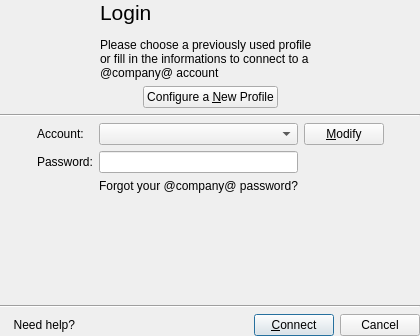
<ui version="4.0" >
 <author></author>
 <comment></comment>
 <exportmacro></exportmacro>
 <class>LogAccount</class>
 <widget class="QWidget" name="LogAccount" >
  <property name="geometry" >
   <rect>
    <x>0</x>
    <y>0</y>
    <width>420</width>
    <height>336</height>
   </rect>
  </property>
  <property name="windowTitle" >
   <string>@product@ - Login</string>
  </property>
  <layout class="QGridLayout" >
   <property name="margin" >
    <number>0</number>
   </property>
   <property name="spacing" >
    <number>6</number>
   </property>
   <item row="2" column="0" colspan="3" >
    <widget class="Line" name="line" >
     <property name="orientation" >
      <enum>Qt::Horizontal</enum>
     </property>
    </widget>
   </item>
   <item row="0" column="0" colspan="3" >
    <widget class="QLabel" name="loginLabel" >
     <property name="palette" >
      <palette>
       <active>
        <color>
         <red>0</red>
         <green>0</green>
         <blue>0</blue>
        </color>
        <color>
         <red>212</red>
         <green>208</green>
         <blue>200</blue>
        </color>
        <color>
         <red>255</red>
         <green>255</green>
         <blue>255</blue>
        </color>
        <color>
         <red>234</red>
         <green>229</green>
         <blue>220</blue>
        </color>
        <color>
         <red>128</red>
         <green>128</green>
         <blue>128</blue>
        </color>
        <color>
         <red>141</red>
         <green>139</green>
         <blue>133</blue>
        </color>
        <color>
         <red>255</red>
         <green>255</green>
         <blue>255</blue>
        </color>
        <color>
         <red>255</red>
         <green>255</green>
         <blue>255</blue>
        </color>
        <color>
         <red>0</red>
         <green>0</green>
         <blue>0</blue>
        </color>
        <color>
         <red>255</red>
         <green>255</green>
         <blue>255</blue>
        </color>
        <color>
         <red>212</red>
         <green>208</green>
         <blue>200</blue>
        </color>
        <color>
         <red>64</red>
         <green>64</green>
         <blue>64</blue>
        </color>
        <color>
         <red>10</red>
         <green>36</green>
         <blue>106</blue>
        </color>
        <color>
         <red>255</red>
         <green>255</green>
         <blue>255</blue>
        </color>
        <color>
         <red>0</red>
         <green>0</green>
         <blue>255</blue>
        </color>
        <color>
         <red>255</red>
         <green>0</green>
         <blue>255</blue>
        </color>
        <color>
         <red>232</red>
         <green>232</green>
         <blue>232</blue>
        </color>
       </active>
       <inactive>
        <color>
         <red>0</red>
         <green>0</green>
         <blue>0</blue>
        </color>
        <color>
         <red>212</red>
         <green>208</green>
         <blue>200</blue>
        </color>
        <color>
         <red>255</red>
         <green>255</green>
         <blue>255</blue>
        </color>
        <color>
         <red>234</red>
         <green>229</green>
         <blue>220</blue>
        </color>
        <color>
         <red>128</red>
         <green>128</green>
         <blue>128</blue>
        </color>
        <color>
         <red>141</red>
         <green>139</green>
         <blue>133</blue>
        </color>
        <color>
         <red>255</red>
         <green>255</green>
         <blue>255</blue>
        </color>
        <color>
         <red>255</red>
         <green>255</green>
         <blue>255</blue>
        </color>
        <color>
         <red>0</red>
         <green>0</green>
         <blue>0</blue>
        </color>
        <color>
         <red>255</red>
         <green>255</green>
         <blue>255</blue>
        </color>
        <color>
         <red>212</red>
         <green>208</green>
         <blue>200</blue>
        </color>
        <color>
         <red>64</red>
         <green>64</green>
         <blue>64</blue>
        </color>
        <color>
         <red>212</red>
         <green>208</green>
         <blue>200</blue>
        </color>
        <color>
         <red>0</red>
         <green>0</green>
         <blue>0</blue>
        </color>
        <color>
         <red>0</red>
         <green>0</green>
         <blue>255</blue>
        </color>
        <color>
         <red>255</red>
         <green>0</green>
         <blue>255</blue>
        </color>
        <color>
         <red>232</red>
         <green>232</green>
         <blue>232</blue>
        </color>
       </inactive>
       <disabled>
        <color>
         <red>106</red>
         <green>104</green>
         <blue>100</blue>
        </color>
        <color>
         <red>212</red>
         <green>208</green>
         <blue>200</blue>
        </color>
        <color>
         <red>255</red>
         <green>255</green>
         <blue>255</blue>
        </color>
        <color>
         <red>233</red>
         <green>231</green>
         <blue>227</blue>
        </color>
        <color>
         <red>128</red>
         <green>128</green>
         <blue>128</blue>
        </color>
        <color>
         <red>141</red>
         <green>139</green>
         <blue>133</blue>
        </color>
        <color>
         <red>106</red>
         <green>104</green>
         <blue>100</blue>
        </color>
        <color>
         <red>255</red>
         <green>255</green>
         <blue>255</blue>
        </color>
        <color>
         <red>106</red>
         <green>104</green>
         <blue>100</blue>
        </color>
        <color>
         <red>212</red>
         <green>208</green>
         <blue>200</blue>
        </color>
        <color>
         <red>212</red>
         <green>208</green>
         <blue>200</blue>
        </color>
        <color>
         <red>0</red>
         <green>0</green>
         <blue>0</blue>
        </color>
        <color>
         <red>10</red>
         <green>36</green>
         <blue>106</blue>
        </color>
        <color>
         <red>255</red>
         <green>255</green>
         <blue>255</blue>
        </color>
        <color>
         <red>0</red>
         <green>0</green>
         <blue>255</blue>
        </color>
        <color>
         <red>255</red>
         <green>0</green>
         <blue>255</blue>
        </color>
        <color>
         <red>232</red>
         <green>232</green>
         <blue>232</blue>
        </color>
       </disabled>
      </palette>
     </property>
     <property name="text" >
      <string>&lt;span style="font-size:16pt;">Login&lt;/span>&lt;br>&lt;br>&lt;span>Please choose a previously used profile&lt;br/> or fill in the informations to connect to a&lt;br/> @company@ account&lt;/span></string>
     </property>
     <property name="alignment" >
      <set>Qt::AlignLeading|Qt::AlignLeft|Qt::AlignVCenter</set>
     </property>
     <property name="indent" >
      <number>100</number>
     </property>
    </widget>
   </item>
   <item row="1" column="0" colspan="3" >
    <layout class="QGridLayout" >
     <property name="margin" >
      <number>0</number>
     </property>
     <property name="spacing" >
      <number>6</number>
     </property>
     <item row="0" column="0" >
      <spacer>
       <property name="orientation" >
        <enum>Qt::Horizontal</enum>
       </property>
       <property name="sizeHint" >
        <size>
         <width>86</width>
         <height>20</height>
        </size>
       </property>
      </spacer>
     </item>
     <item row="0" column="2" >
      <spacer>
       <property name="orientation" >
        <enum>Qt::Horizontal</enum>
       </property>
       <property name="sizeHint" >
        <size>
         <width>85</width>
         <height>20</height>
        </size>
       </property>
      </spacer>
     </item>
     <item row="0" column="1" >
      <widget class="QPushButton" name="createNewAccount" >
       <property name="text" >
        <string>Configure a &amp;New Profile</string>
       </property>
      </widget>
     </item>
    </layout>
   </item>
   <item row="5" column="0" colspan="3" >
    <widget class="Line" name="line_2" >
     <property name="orientation" >
      <enum>Qt::Horizontal</enum>
     </property>
    </widget>
   </item>
   <item row="4" column="1" >
    <spacer>
     <property name="orientation" >
      <enum>Qt::Vertical</enum>
     </property>
     <property name="sizeHint" >
      <size>
       <width>41</width>
       <height>23</height>
      </size>
     </property>
    </spacer>
   </item>
   <item row="6" column="0" colspan="3" >
    <layout class="QHBoxLayout" >
     <property name="margin" >
      <number>0</number>
     </property>
     <property name="spacing" >
      <number>6</number>
     </property>
     <item>
      <widget class="QLabel" name="label_4" >
       <property name="text" >
        <string/>
       </property>
       <property name="pixmap" >
        <pixmap resource="../../../../resources/wengophone.qrc" >:/pics/help.png</pixmap>
       </property>
      </widget>
     </item>
     <item>
      <widget class="LinkLabel" name="helpLabel" >
       <property name="text" >
        <string>Need help?</string>
       </property>
       <property name="alignment" >
        <set>Qt::AlignRight|Qt::AlignTrailing|Qt::AlignVCenter</set>
       </property>
      </widget>
     </item>
     <item>
      <spacer>
       <property name="orientation" >
        <enum>Qt::Horizontal</enum>
       </property>
       <property name="sizeHint" >
        <size>
         <width>0</width>
         <height>20</height>
        </size>
       </property>
      </spacer>
     </item>
     <item>
      <widget class="QPushButton" name="loginButton" >
       <property name="text" >
        <string>&amp;Connect</string>
       </property>
       <property name="autoDefault" >
        <bool>true</bool>
       </property>
       <property name="default" >
        <bool>true</bool>
       </property>
      </widget>
     </item>
     <item>
      <widget class="QPushButton" name="cancelButton" >
       <property name="text" >
        <string>Cancel</string>
       </property>
      </widget>
     </item>
    </layout>
   </item>
   <item row="3" column="2" >
    <spacer>
     <property name="orientation" >
      <enum>Qt::Horizontal</enum>
     </property>
     <property name="sizeHint" >
      <size>
       <width>20</width>
       <height>31</height>
      </size>
     </property>
    </spacer>
   </item>
   <item row="3" column="0" >
    <spacer>
     <property name="orientation" >
      <enum>Qt::Horizontal</enum>
     </property>
     <property name="sizeHint" >
      <size>
       <width>20</width>
       <height>31</height>
      </size>
     </property>
    </spacer>
   </item>
   <item row="3" column="1" >
    <layout class="QGridLayout" >
     <property name="margin" >
      <number>0</number>
     </property>
     <property name="spacing" >
      <number>6</number>
     </property>
     <item row="0" column="1" >
      <widget class="QComboBox" name="accountComboBox" >
       <property name="editable" >
        <bool>false</bool>
       </property>
      </widget>
     </item>
     <item row="1" column="0" >
      <widget class="QLabel" name="passwordName" >
       <property name="text" >
        <string>Password:</string>
       </property>
      </widget>
     </item>
     <item row="0" column="2" >
      <widget class="QPushButton" name="modifyButton" >
       <property name="text" >
        <string>&amp;Modify</string>
       </property>
      </widget>
     </item>
     <item row="0" column="0" >
      <widget class="QLabel" name="accountName" >
       <property name="text" >
        <string>Account:</string>
       </property>
      </widget>
     </item>
     <item row="1" column="1" >
      <widget class="QLineEdit" name="passwordLineEdit" >
       <property name="echoMode" >
        <enum>QLineEdit::Password</enum>
       </property>
      </widget>
     </item>
     <item row="2" column="1" >
      <widget class="LinkLabel" name="forgotPasswordLabel" >
       <property name="sizePolicy" >
        <sizepolicy>
         <hsizetype>5</hsizetype>
         <vsizetype>0</vsizetype>
         <horstretch>0</horstretch>
         <verstretch>0</verstretch>
        </sizepolicy>
       </property>
       <property name="text" >
        <string>Forgot your @company@ password?</string>
       </property>
      </widget>
     </item>
    </layout>
   </item>
  </layout>
 </widget>
 <pixmapfunction></pixmapfunction>
 <customwidgets>
  <customwidget>
   <class>LinkLabel</class>
   <extends>QLabel</extends>
   <header>qtutil/LinkLabel.h</header>
   <container>0</container>
   <pixmap></pixmap>
  </customwidget>
 </customwidgets>
 <tabstops>
  <tabstop>createNewAccount</tabstop>
  <tabstop>accountComboBox</tabstop>
  <tabstop>passwordLineEdit</tabstop>
  <tabstop>modifyButton</tabstop>
  <tabstop>loginButton</tabstop>
 </tabstops>
 <resources>
  <include location="../../../../resources/wengophone.qrc" />
 </resources>
 <connections/>
</ui>
